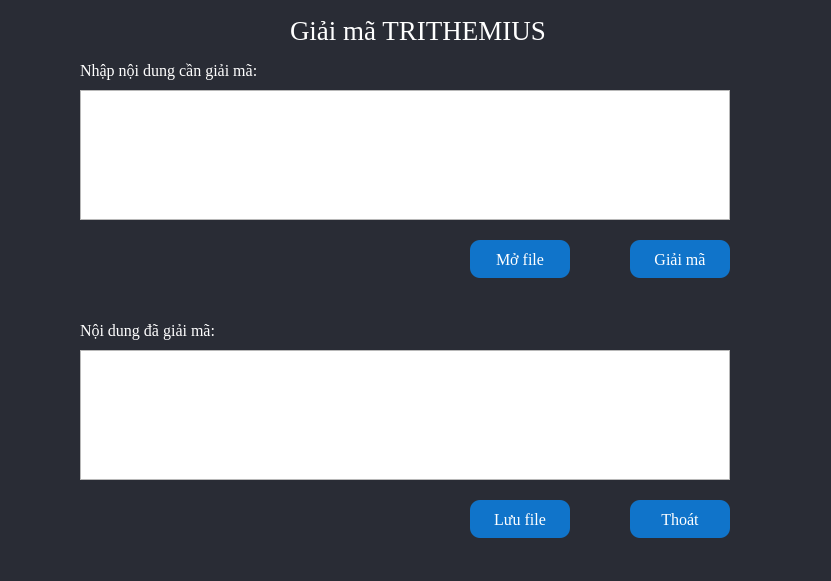
<?xml version="1.0" encoding="UTF-8"?>
<ui version="4.0">
 <class>Form</class>
 <widget class="QWidget" name="Form">
  <property name="geometry">
   <rect>
    <x>0</x>
    <y>0</y>
    <width>831</width>
    <height>581</height>
   </rect>
  </property>
  <property name="windowTitle">
   <string>Form</string>
  </property>
  <property name="styleSheet">
   <string notr="true">#Form{
background-color: #292C35;
color: rgb(255, 255, 255);
}
#btnGiaiMa
{
	background-color: #1074CA;
	color: rgb(255, 255, 255);
	border-radius: 10px;
}
#btnOpenFile{
	background-color: #1074CA;
	color: rgb(255, 255, 255);
	border-radius: 10px;
}
#btnSaveFile{
	background-color: #1074CA;
	color: rgb(255, 255, 255);
	border-radius: 10px;

}
#btnClose{
	background-color: #1074CA;
	color: rgb(255, 255, 255);
	border-radius: 10px;

}</string>
  </property>
  <widget class="QTextEdit" name="txtVanBanGoc">
   <property name="geometry">
    <rect>
     <x>80</x>
     <y>350</y>
     <width>650</width>
     <height>130</height>
    </rect>
   </property>
   <property name="font">
    <font>
     <family>Times New Roman</family>
     <pointsize>12</pointsize>
    </font>
   </property>
   <property name="styleSheet">
    <string notr="true">font: 12pt &quot;Times New Roman&quot;;
color: rgb(255, 255, 255);</string>
   </property>
  </widget>
  <widget class="QLabel" name="label_2">
   <property name="geometry">
    <rect>
     <x>80</x>
     <y>60</y>
     <width>221</width>
     <height>21</height>
    </rect>
   </property>
   <property name="font">
    <font>
     <family>Times New Roman</family>
     <pointsize>12</pointsize>
    </font>
   </property>
   <property name="styleSheet">
    <string notr="true">color: rgb(255, 255, 255);</string>
   </property>
   <property name="text">
    <string>Nhập nội dung cần giải mã:</string>
   </property>
  </widget>
  <widget class="QLabel" name="label">
   <property name="geometry">
    <rect>
     <x>290</x>
     <y>0</y>
     <width>331</width>
     <height>61</height>
    </rect>
   </property>
   <property name="font">
    <font>
     <family>Times New Roman</family>
     <pointsize>20</pointsize>
     <weight>50</weight>
     <italic>false</italic>
     <bold>false</bold>
    </font>
   </property>
   <property name="styleSheet">
    <string notr="true">color: rgb(255, 255, 255);</string>
   </property>
   <property name="text">
    <string>Giải mã TRITHEMIUS</string>
   </property>
  </widget>
  <widget class="QPushButton" name="btnOpenFile">
   <property name="geometry">
    <rect>
     <x>470</x>
     <y>240</y>
     <width>100</width>
     <height>38</height>
    </rect>
   </property>
   <property name="font">
    <font>
     <family>Times New Roman</family>
     <pointsize>12</pointsize>
    </font>
   </property>
   <property name="text">
    <string>Mở file</string>
   </property>
   <property name="icon">
    <iconset>
     <normaloff>../icon/mo.png</normaloff>../icon/mo.png</iconset>
   </property>
  </widget>
  <widget class="QTextEdit" name="txtCiphertext">
   <property name="geometry">
    <rect>
     <x>80</x>
     <y>90</y>
     <width>650</width>
     <height>130</height>
    </rect>
   </property>
   <property name="styleSheet">
    <string notr="true">font: 12pt &quot;Times New Roman&quot;;
color: rgb(255, 255, 255);</string>
   </property>
  </widget>
  <widget class="QPushButton" name="btnSaveFile">
   <property name="geometry">
    <rect>
     <x>470</x>
     <y>500</y>
     <width>100</width>
     <height>38</height>
    </rect>
   </property>
   <property name="font">
    <font>
     <family>Times New Roman</family>
     <pointsize>12</pointsize>
    </font>
   </property>
   <property name="text">
    <string>Lưu file</string>
   </property>
   <property name="icon">
    <iconset>
     <normaloff>../icon/luufile.png</normaloff>../icon/luufile.png</iconset>
   </property>
   <property name="iconSize">
    <size>
     <width>16</width>
     <height>16</height>
    </size>
   </property>
   <property name="checkable">
    <bool>false</bool>
   </property>
  </widget>
  <widget class="QPushButton" name="btnGiaiMa">
   <property name="geometry">
    <rect>
     <x>630</x>
     <y>240</y>
     <width>100</width>
     <height>38</height>
    </rect>
   </property>
   <property name="font">
    <font>
     <family>Times New Roman</family>
     <pointsize>12</pointsize>
    </font>
   </property>
   <property name="text">
    <string>Giải mã</string>
   </property>
   <property name="icon">
    <iconset>
     <normaloff>../icon/gm_.png</normaloff>../icon/gm_.png</iconset>
   </property>
  </widget>
  <widget class="QLabel" name="label_4">
   <property name="geometry">
    <rect>
     <x>80</x>
     <y>320</y>
     <width>181</width>
     <height>21</height>
    </rect>
   </property>
   <property name="font">
    <font>
     <family>Times New Roman</family>
     <pointsize>12</pointsize>
    </font>
   </property>
   <property name="styleSheet">
    <string notr="true">color: rgb(255, 255, 255);</string>
   </property>
   <property name="text">
    <string>Nội dung đã giải mã:</string>
   </property>
  </widget>
  <widget class="QPushButton" name="btnClose">
   <property name="geometry">
    <rect>
     <x>630</x>
     <y>500</y>
     <width>100</width>
     <height>38</height>
    </rect>
   </property>
   <property name="font">
    <font>
     <family>Times New Roman</family>
     <pointsize>12</pointsize>
    </font>
   </property>
   <property name="text">
    <string>Thoát</string>
   </property>
   <property name="icon">
    <iconset>
     <normaloff>../icon/thoat.png</normaloff>../icon/thoat.png</iconset>
   </property>
   <property name="iconSize">
    <size>
     <width>20</width>
     <height>20</height>
    </size>
   </property>
   <property name="checkable">
    <bool>false</bool>
   </property>
  </widget>
 </widget>
 <resources/>
 <connections/>
</ui>
